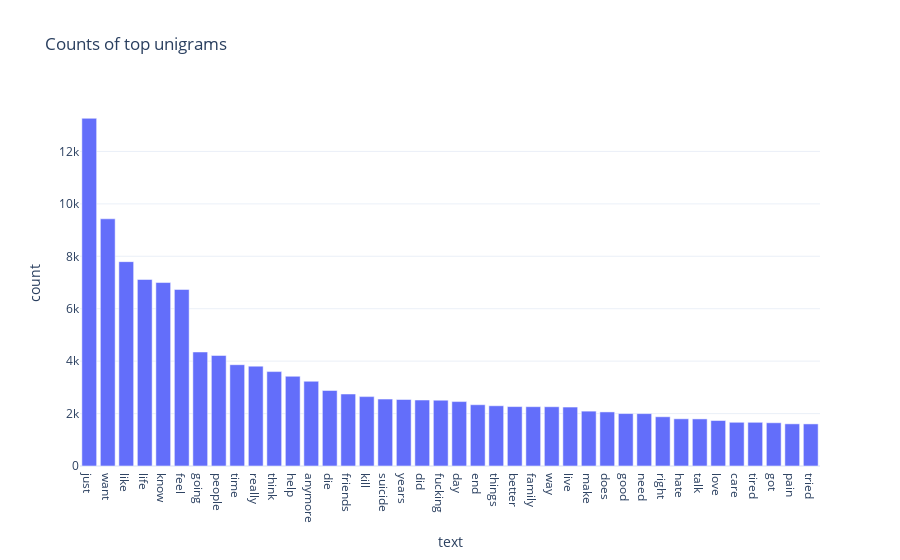

Here is the notebook cell this chart was saved with:
### Code cell
# fancier interactive plot using plotly express
import plotly.express as px
fig = px.bar(unigram_df, x='text', y='count', title="Counts of top unigrams", template='plotly_white', 
             labels={"ngram;: 'Unigram', 'count': 'Count'"})
                                                                                                                  
fig.show()

### Figure 1 — Plotly figure (JSON) as saved in the notebook; plotly's stock layout.template omitted (floating-point values rounded to 4 significant figures)
{"data": [{"alignmentgroup": "True", "hovertemplate": "text=%{x}<br>count=%{y}<extra></extra>", "legendgroup": "", "marker": {"color": "#636efa", "pattern": {"shape": ""}}, "name": "", "offsetgroup": "", "orientation": "v", "showlegend": false, "textposition": "auto", "type": "bar", "x": ["just", "want", "like", "life", "know", "feel", "going", "people", "time", "really", "think", "help", "anymore", "die", "friends", "kill", "suicide", "years", "did", "fucking", "day", "end", "things", "better", "family", "way", "live", "make", "does", "good", "need", "right", "hate", "talk", "love", "care", "tired", "got", "pain", "tried"], "xaxis": "x", "y": [13265, 9431, 7796, 7116, 6999, 6735, 4350, 4217, 3865, 3810, 3602, 3423, 3233, 2881, 2747, 2647, 2553, 2538, 2518, 2512, 2458, 2338, 2298, 2267, 2263, 2261, 2249, 2093, 2063, 2001, 1999, 1879, 1801, 1797, 1735, 1668, 1667, 1650, 1609, 1606], "yaxis": "y"}], "layout": {"barmode": "relative", "legend": {"tracegroupgap": 0}, "title": {"text": "Counts of top unigrams"}, "xaxis": {"anchor": "y", "domain": [0, 1], "title": {"text": "text"}}, "yaxis": {"anchor": "x", "domain": [0, 1], "title": {"text": "count"}}}}
